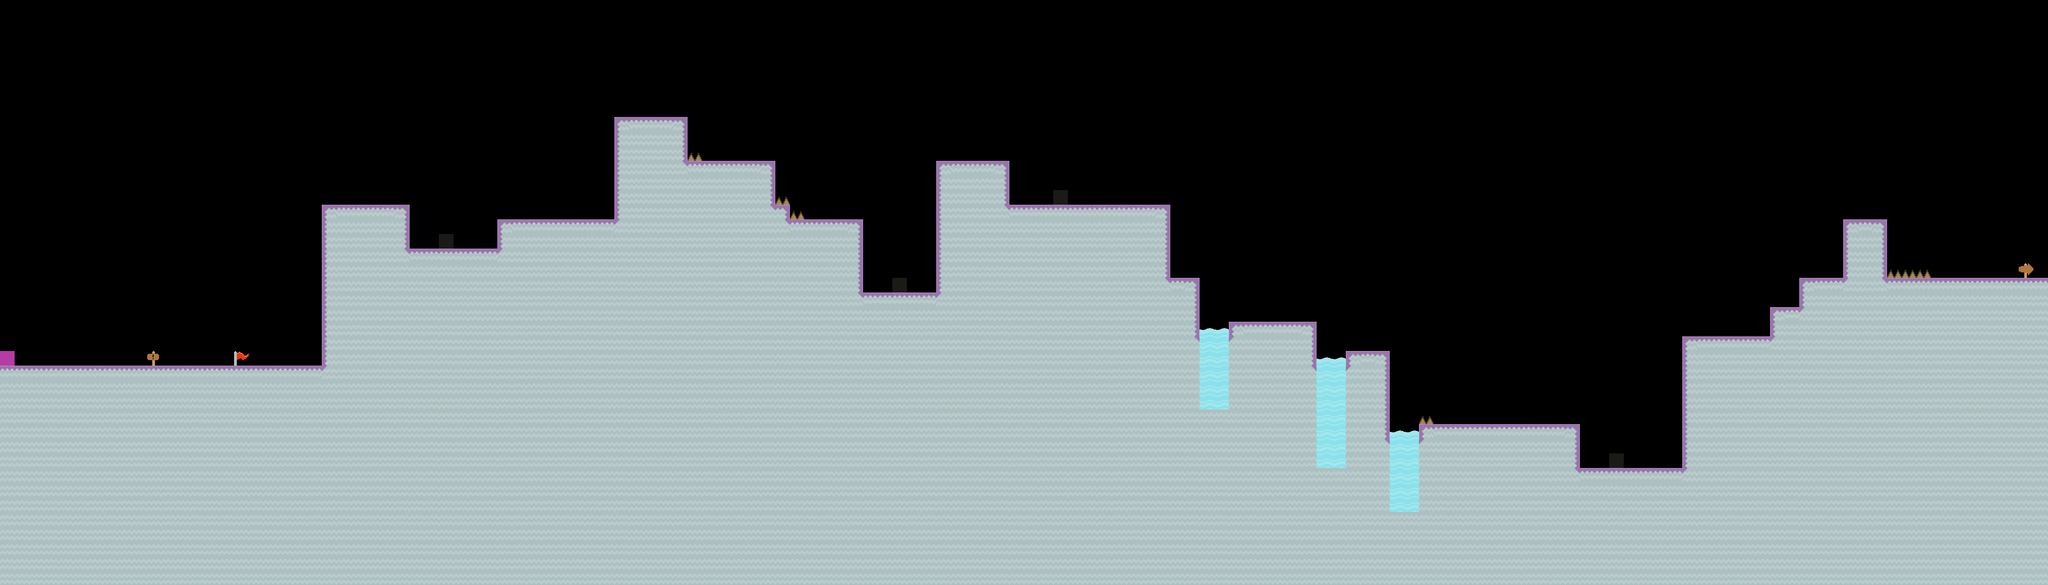

This is a level from a 2D game, rendered from its Tiled map with the project's own tilesets. A one-line summary and the map file follow, with tile-layer data summarised:
An orthogonal 140x40 tile map with 32x32 px tiles, 2 tile layers (Ground, Water).

<map version="1.4" tiledversion="1.4.2" orientation="orthogonal" renderorder="right-down" width="140" height="40" tilewidth="32" tileheight="32" infinite="0" nextlayerid="4" nextobjectid="1">
 <tileset firstgid="1" source="tileset2.tsx" />
 <layer id="1" name="Ground" width="140" height="40">
  <data>[5600 cells, 2789 non-empty, 14 distinct tile ids]</data>
 </layer>
 <layer id="3" name="Water" width="140" height="40">
  <data>[5600 cells, 40 non-empty, 2 distinct tile ids]</data>
 </layer>
</map>